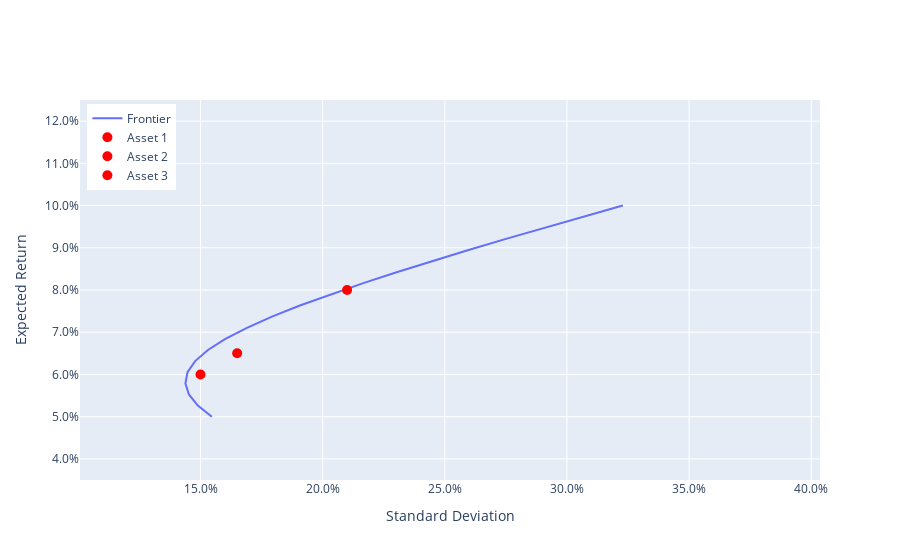

The cell this chart's notebook holds for it:
### Code cell
fig = go.Figure()
# Plot frontier
string =  "Asset 1: %{customdata[0]:.1%}<br>"
string += "Asset 2: %{customdata[1]:.1%}<br>"
string += "Asset 3: %{customdata[2]:.1%}<br>"
string += "<extra></extra>"
trace= go.Scatter(x=df.port_sd, y=df.port_expret,mode="lines",
    customdata=df[['w1','w2','w3']],hovertemplate=string, name='Frontier')
fig.add_trace(trace)

# Plot underlying assets
trace1= go.Scatter(x=[SDS[0]], y=[MNS[0]],mode="markers", marker=dict(size=10, color="red"), name='Asset 1')
fig.add_trace(trace1)
trace2= go.Scatter(x=[SDS[1]], y=[MNS[1]],mode="markers", marker=dict(size=10, color="red"), name='Asset 2')
fig.add_trace(trace2)
trace3= go.Scatter(x=[SDS[2]], y=[MNS[2]],mode="markers", marker=dict(size=10, color="red"), name='Asset 3')
fig.add_trace(trace3)

# Formatting
fig.layout.yaxis["title"] = "Expected Return"
fig.layout.xaxis["title"] = "Standard Deviation"
fig.update_yaxes(tickformat=".1%")
fig.update_xaxes(tickformat=".1%")
fig.update_xaxes(range=[0.7 * df["port_sd"].min(), 1.25 * df["port_sd"].max()])
fig.update_yaxes(range=[0.7 * df["port_expret"].min(), 1.25 * df["port_expret"].max()])
fig.update_layout(legend=dict(yanchor="top", y=0.99, xanchor="left", x=0.01))
fig.show()

### Figure 1 — Plotly figure (JSON) as saved in the notebook; plotly's stock layout.template omitted (floating-point values rounded to 4 significant figures)
{"data": [{"customdata": [[1.152, 0.4644, -0.6161], [1.034, 0.4463, -0.48], [0.9156, 0.4283, -0.3439], [0.7976, 0.4102, -0.2078], [0.6796, 0.3922, -0.07173], [0.5615, 0.3741, 0.06437], [0.4435, 0.3561, 0.2005], [0.3254, 0.338, 0.3366], [0.2074, 0.32, 0.4726], [0.08936, 0.3019, 0.6087], [-0.02868, 0.2838, 0.7448], [-0.1467, 0.2658, 0.8809], [-0.2648, 0.2477, 1.017], [-0.3828, 0.2297, 1.153], [-0.5008, 0.2116, 1.289], [-0.6189, 0.1936, 1.425], [-0.7369, 0.1755, 1.561], [-0.855, 0.1575, 1.697], [-0.973, 0.1394, 1.834], [-1.091, 0.1214, 1.97]], "hovertemplate": "Asset 1: %{customdata[0]:.1%}<br>Asset 2: %{customdata[1]:.1%}<br>Asset 3: %{customdata[2]:.1%}<br><extra></extra>", "mode": "lines", "name": "Frontier", "type": "scatter", "x": [0.1546, 0.1489, 0.1452, 0.1438, 0.1447, 0.1478, 0.153, 0.1602, 0.169, 0.1792, 0.1907, 0.2031, 0.2163, 0.2303, 0.2447, 0.2597, 0.275, 0.2907, 0.3067, 0.3229], "y": [0.05, 0.05263, 0.05526, 0.05789, 0.06053, 0.06316, 0.06579, 0.06842, 0.07105, 0.07368, 0.07632, 0.07895, 0.08158, 0.08421, 0.08684, 0.08947, 0.09211, 0.09474, 0.09737, 0.1]}, {"marker": {"color": "red", "size": 10}, "mode": "markers", "name": "Asset 1", "type": "scatter", "x": [0.15], "y": [0.06]}, {"marker": {"color": "red", "size": 10}, "mode": "markers", "name": "Asset 2", "type": "scatter", "x": [0.165], "y": [0.065]}, {"marker": {"color": "red", "size": 10}, "mode": "markers", "name": "Asset 3", "type": "scatter", "x": [0.21], "y": [0.08]}], "layout": {"legend": {"x": 0.01, "xanchor": "left", "y": 0.99, "yanchor": "top"}, "xaxis": {"range": [0.1007, 0.4036], "tickformat": ".1%", "title": {"text": "Standard Deviation"}}, "yaxis": {"range": [0.035, 0.125], "tickformat": ".1%", "title": {"text": "Expected Return"}}}}
